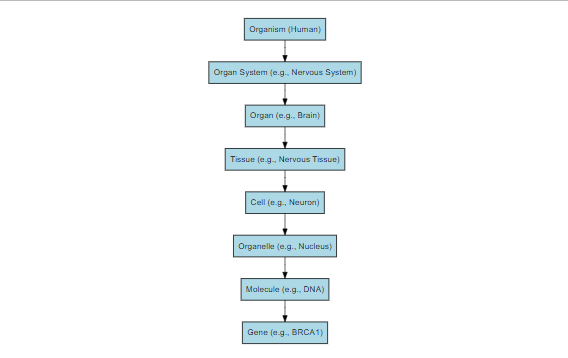

The R source for this figure:
# Install if not already installed
install.packages("DiagrammeR")

library(DiagrammeR)

# Create the diagram
grViz("
digraph human_hierarchy {
  graph [layout = dot, rankdir = TB]

  node [shape = box, style = filled, fillcolor = lightblue, fontname = Helvetica, fontsize = 14]

  Organism    [label = 'Organism (Human)']
  System      [label = 'Organ System (e.g., Nervous System)']
  Organ       [label = 'Organ (e.g., Brain)']
  Tissue      [label = 'Tissue (e.g., Nervous Tissue)']
  Cell        [label = 'Cell (e.g., Neuron)']
  Organelle   [label = 'Organelle (e.g., Nucleus)']
  Molecule    [label = 'Molecule (e.g., DNA)']
  Gene        [label = 'Gene (e.g., BRCA1)']

  Organism  -> System
  System    -> Organ
  Organ     -> Tissue
  Tissue    -> Cell
  Cell      -> Organelle
  Organelle -> Molecule
  Molecule  -> Gene
}
")
